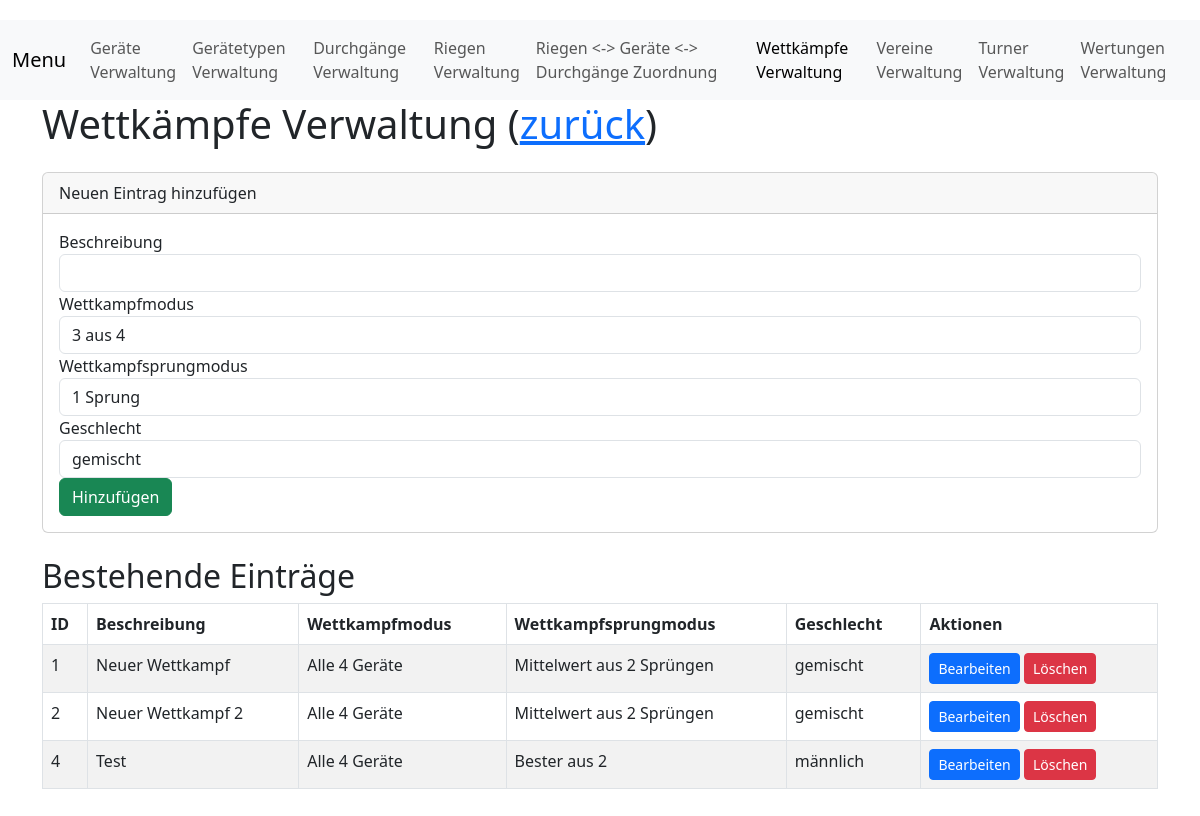
/wettkaempfe_verwaltung.php (signed in), run on the app's committed database.
### tables this page shows
CREATE TABLE `Wettkaempfe` (
  `WettkampfID` int(11) NOT NULL,
  `Beschreibung` varchar(250) NOT NULL DEFAULT 'Neuer Wettkampf',
  `WettkampfmodusID` int(11) NOT NULL DEFAULT 1,
  `WettkampfSprungmodusID` int(11) NOT NULL DEFAULT 1,
  `GeschlechtID` int(11) NOT NULL DEFAULT 1 COMMENT '1=gemischt, 2=männlich, 3=weiblich'
);

CREATE TABLE `Wettkaempfe_Modi` (
  `WettkampfmodusID` int(11) NOT NULL,
  `Beschreibung` varchar(250) NOT NULL
);

CREATE TABLE `Wettkaempfe_Modi_Sprung` (
  `WettkampfSprungmodusID` int(11) NOT NULL,
  `Beschreibung` varchar(250) NOT NULL
);

CREATE TABLE `Geschlechter` (
  `GeschlechtID` int(11) NOT NULL,
  `Beschreibung` varchar(250) NOT NULL,
  `Beschreibung_kurz` varchar(50) NOT NULL
);

### wettkaempfe_verwaltung.php (the view, shortened to what this page needs)
<?php
include 'config.php';
$charset = 'utf8mb4';
$dsn = "mysql:host=$host;dbname=$db;charset=$charset";
$options = [
    PDO::ATTR_ERRMODE            => PDO::ERRMODE_EXCEPTION,
    PDO::ATTR_DEFAULT_FETCH_MODE => PDO::FETCH_ASSOC,
];
try {
    $pdo = new PDO($dsn, $user, $pass, $options);
} catch (PDOException $e) {
    echo "Verbindung fehlgeschlagen: " . $e->getMessage();
    exit;
}
$editMode  = false;
$editEntry = [
    'WettkampfID' => 0,
    'Beschreibung' => '',
    'WettkampfmodusID' => 1,
    'WettkampfSprungmodusID' => 1,
    'GeschlechtID' => 1
];
$stmt = $pdo->query("SELECT * FROM Wettkaempfe_Modi ORDER BY Beschreibung ASC");
$wettkampfmodi = $stmt->fetchAll();
$stmt = $pdo->query("SELECT * FROM Wettkaempfe_Modi_Sprung ORDER BY Beschreibung ASC");
$wettkampfsprungmodi = $stmt->fetchAll();
$stmt = $pdo->query("SELECT * FROM Geschlechter ORDER BY Beschreibung ASC");
$geschlechter = $stmt->fetchAll();
$sql = "SELECT W.*,
               WM.Beschreibung AS modus,
               WMS.Beschreibung AS sprungmodus,
               G.Beschreibung AS geschlecht
        FROM Wettkaempfe W
        LEFT JOIN Wettkaempfe_Modi WM ON W.WettkampfmodusID = WM.WettkampfmodusID
        LEFT JOIN Wettkaempfe_Modi_Sprung WMS ON W.WettkampfSprungmodusID = WMS.WettkampfSprungmodusID
        LEFT JOIN Geschlechter G ON W.GeschlechtID = G.GeschlechtID
        ORDER BY W.Beschreibung ASC";
$stmt    = $pdo->query($sql);
$entries = $stmt->fetchAll();
?>
<!DOCTYPE html>
<html lang="de">
<head>
    <link href="https://cdn.jsdelivr.net/npm/bootstrap@5.3.0/dist/css/bootstrap.min.css" rel="stylesheet">
</head>
<body>
<div class="container">
    <h1 class="mb-4">Wettkämpfe Verwaltung (<a href="/">zurück</a>)</h1>
    <div class="card mb-4">
        <div class="card-header">
            <?php echo $editMode ? "Eintrag bearbeiten" : "Neuen Eintrag hinzufügen"; ?>
        </div>
        <div class="card-body">
            <form method="post" action="wettkaempfe_verwaltung.php">
                <div class="form-group">
                    <label for="beschreibung">Beschreibung</label>
                    <input type="text" class="form-control" id="beschreibung" name="beschreibung" value="<?php echo $editMode ? htmlspecialchars($editEntry['Beschreibung']) : ''; ?>" required>
                </div>
                <div class="form-group">
                    <label for="wettkampfmodusID">Wettkampfmodus</label>
                    <select class="form-control" id="wettkampfmodusID" name="wettkampfmodusID" required>
                        <?php foreach($wettkampfmodi as $modus): ?>
                            <option value="<?php echo $modus['WettkampfmodusID']; ?>"
                                <?php if($editMode && $editEntry['WettkampfmodusID'] == $modus['WettkampfmodusID']) echo "selected"; ?>>
                                <?php echo htmlspecialchars($modus['Beschreibung']); ?>
                            </option>
                        <?php endforeach; ?>
                    </select>
                </div>
                <div class="form-group">
                    <label for="wettkampfsprungmodusID">Wettkampfsprungmodus</label>
                    <select class="form-control" id="wettkampfsprungmodusID" name="wettkampfsprungmodusID" required>
                        <?php foreach($wettkampfsprungmodi as $sprungmodus): ?>
                            <option value="<?php echo $sprungmodus['WettkampfSprungmodusID']; ?>"
                                <?php if($editMode && $editEntry['WettkampfSprungmodusID'] == $sprungmodus['WettkampfSprungmodusID']) echo "selected"; ?>>
                                <?php echo htmlspecialchars($sprungmodus['Beschreibung']); ?>
                            </option>
                        <?php endforeach; ?>
                    </select>
                </div>
                <div class="form-group">
                    <label for="geschlechtID">Geschlecht</label>
                    <select class="form-control" id="geschlechtID" name="geschlechtID" required>
                        <?php foreach($geschlechter as $geschlecht): ?>
                            <option value="<?php echo $geschlecht['GeschlechtID']; ?>"
                                <?php
                                    if ($editMode && $editEntry['GeschlechtID'] == $geschlecht['GeschlechtID']) {
                                        echo "selected";
                                    } elseif (!$editMode && $geschlecht['GeschlechtID'] == 1) {
                                        echo "selected";
                                    }
                                ?>>
                                <?php echo htmlspecialchars($geschlecht['Beschreibung']); ?>
                            </option>
                        <?php endforeach; ?>
                    </select>
                </div>
                <?php if($editMode): ?>
                    <button type="submit" name="update" class="btn btn-primary">Aktualisieren</button>
                    <a href="wettkaempfe_verwaltung.php" class="btn btn-secondary">Abbrechen</a>
                <?php else: ?>
                    <button type="submit" name="add" class="btn btn-success">Hinzufügen</button>
                <?php endif; ?>
            </form>
        </div>
    </div>
    <h2>Bestehende Einträge</h2>
    <div class="table-responsive">
        <table class="table table-striped table-bordered">
            <thead class="thead-dark">
                <tr>
                    <th>ID</th>
                    <th>Beschreibung</th>
                    <th>Wettkampfmodus</th>
                    <th>Wettkampfsprungmodus</th>
                    <th>Geschlecht</th>
                    <th>Aktionen</th>
                </tr>
            </thead>
            <tbody>
                <?php if(count($entries) > 0): ?>
                    <?php foreach($entries as $entry): ?>
                        <tr>
                            <td><?php echo htmlspecialchars($entry['WettkampfID']); ?></td>
                            <td><?php echo htmlspecialchars($entry['Beschreibung']); ?></td>
                            <td><?php echo htmlspecialchars($entry['modus']); ?></td>
                            <td><?php echo htmlspecialchars($entry['sprungmodus']); ?></td>
                            <td><?php echo htmlspecialchars($entry['geschlecht']); ?></td>
                            <td>
                                <a href="wettkaempfe_verwaltung.php?action=edit&id=<?php echo $entry['WettkampfID']; ?>" class="btn btn-sm btn-primary">Bearbeiten</a>
                                <a href="wettkaempfe_verwaltung.php?action=delete&id=<?php echo $entry['WettkampfID']; ?>" onclick="return confirm('Eintrag wirklich löschen?');" class="btn btn-sm btn-danger">Löschen</a>
                            </td>
                        </tr>
                    <?php endforeach; ?>
                <?php else: ?>
                    <tr><td colspan="6">Keine Einträge gefunden.</td></tr>
                <?php endif; ?>
            </tbody>
        </table>
    </div>
</div>
</body>
</html>

### wettkaempfe_verwaltung.php (style rules this page uses)
body { padding-top: 20px; padding-bottom: 20px; }

### data on the page
wettkaempfe: WettkampfID "1", Beschreibung "Neuer Wettkampf", WettkampfmodusID.Beschreibung "Alle 4 Geräte", WettkampfSprungmodusID.Beschreibung "Mittelwert aus 2 Sprüngen", GeschlechtID.Beschreibung "gemischt"
wettkaempfe: WettkampfID "2", Beschreibung "Neuer Wettkampf 2", WettkampfmodusID.Beschreibung "Alle 4 Geräte", WettkampfSprungmodusID.Beschreibung "Mittelwert aus 2 Sprüngen", GeschlechtID.Beschreibung "gemischt"
wettkaempfe: WettkampfID "4", Beschreibung "Test", WettkampfmodusID.Beschreibung "Alle 4 Geräte", WettkampfSprungmodusID.Beschreibung "Bester aus 2", GeschlechtID.Beschreibung "männlich"

### other printed values
form field wettkampfmodusID "3 aus 4"
form field wettkampfsprungmodusID "1 Sprung"
form field geschlechtID "gemischt"
